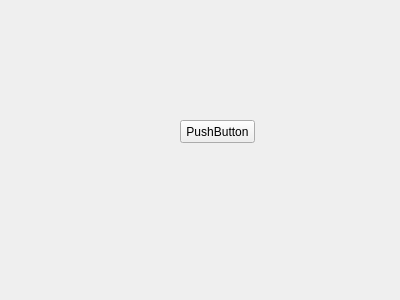
<?xml version="1.0" encoding="UTF-8"?>
<ui version="4.0">
 <class>Widget</class>
 <widget class="QWidget" name="Widget">
  <property name="geometry">
   <rect>
    <x>0</x>
    <y>0</y>
    <width>400</width>
    <height>300</height>
   </rect>
  </property>
  <property name="windowTitle">
   <string>Widget</string>
  </property>
  <widget class="QPushButton" name="Pb1">
   <property name="geometry">
    <rect>
     <x>180</x>
     <y>120</y>
     <width>75</width>
     <height>23</height>
    </rect>
   </property>
   <property name="text">
    <string>PushButton</string>
   </property>
  </widget>
 </widget>
 <layoutdefault spacing="6" margin="11"/>
 <resources/>
 <connections/>
</ui>
